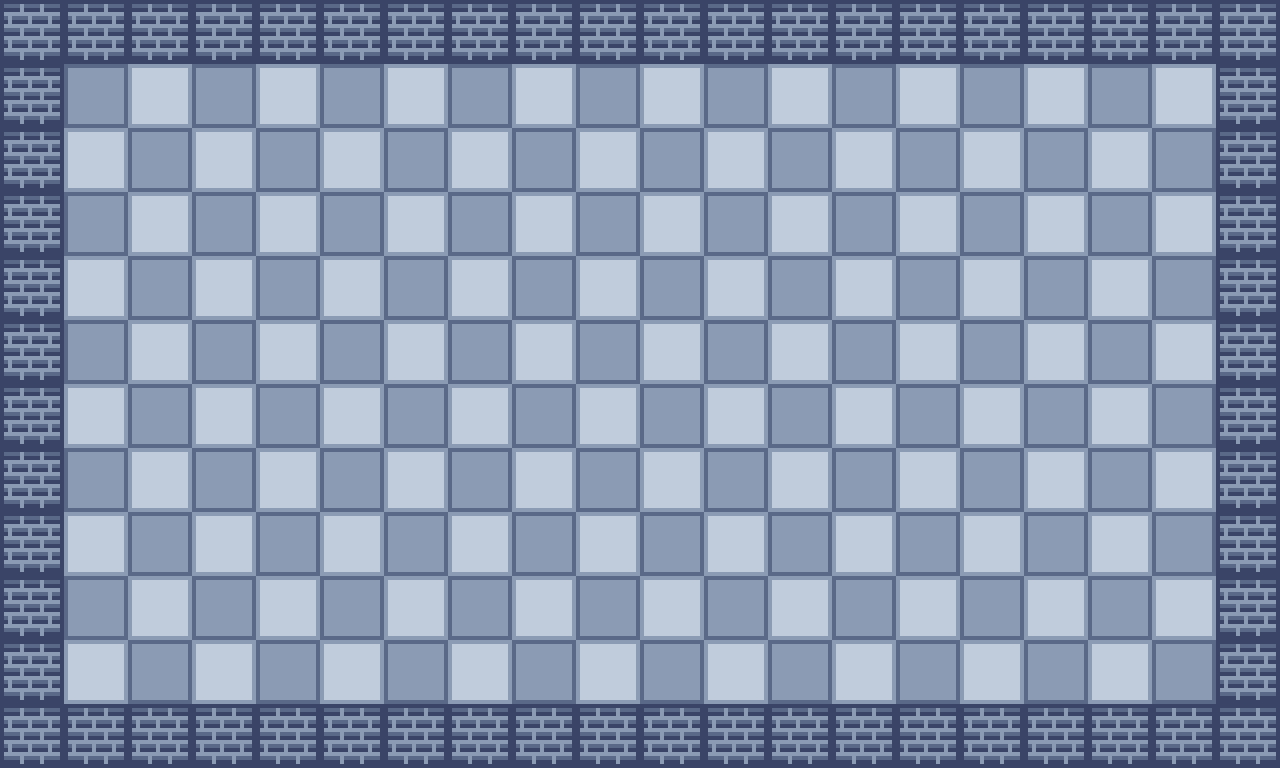

A 2D game scene composited from a Tiled map and its tileset images. What follows is a short description and the map's XML, with every tile layer's data as written:
An orthogonal 20x12 tile map with 64x64 px tiles, 1 tile layer (Tile Layer 1).

<map version="1.10" tiledversion="1.10.2" orientation="orthogonal" renderorder="right-down" width="20" height="12" tilewidth="64" tileheight="64" infinite="0" nextlayerid="2" nextobjectid="1">
 <tileset firstgid="1" name="Snakes64" tilewidth="64" tileheight="64" tilecount="20" columns="5">
  <image source="Snakes64.png" width="320" height="256" />
 </tileset>
 <layer id="1" name="Tile Layer 1" width="20" height="12">
  <data encoding="csv">
19,19,19,19,19,19,19,19,19,19,19,19,19,19,19,19,19,19,19,19,
19,14,13,14,13,14,13,14,13,14,13,14,13,14,13,14,13,14,13,19,
19,13,14,13,14,13,14,13,14,13,14,13,14,13,14,13,14,13,14,19,
19,14,13,14,13,14,13,14,13,14,13,14,13,14,13,14,13,14,13,19,
19,13,14,13,14,13,14,13,14,13,14,13,14,13,14,13,14,13,14,19,
19,14,13,14,13,14,13,14,13,14,13,14,13,14,13,14,13,14,13,19,
19,13,14,13,14,13,14,13,14,13,14,13,14,13,14,13,14,13,14,19,
19,14,13,14,13,14,13,14,13,14,13,14,13,14,13,14,13,14,13,19,
19,13,14,13,14,13,14,13,14,13,14,13,14,13,14,13,14,13,14,19,
19,14,13,14,13,14,13,14,13,14,13,14,13,14,13,14,13,14,13,19,
19,13,14,13,14,13,14,13,14,13,14,13,14,13,14,13,14,13,14,19,
19,19,19,19,19,19,19,19,19,19,19,19,19,19,19,19,19,19,19,19
</data>
 </layer>
</map>